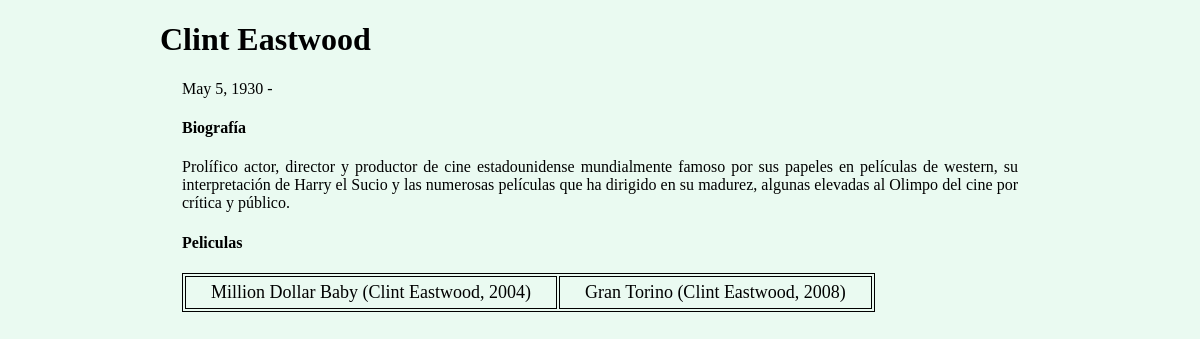
The page /1 on the database its author committed.
### filmografia/models.py (models this page shows)
class Director(models.Model):
    nombre = models.CharField(max_length=60, help_text='Nombre y apellidos del director')
    pais = models.CharField(max_length=30, help_text='País de origen')
    fecha_nacimiento = models.DateField()
    fecha_fallecimiento = models.DateField(null=True, blank=True)
    biografia = models.TextField()
    def __str__(self):
        return self.nombre

class Pelicula(models.Model):
    titulo = models.CharField(max_length=60)
    director = models.ForeignKey('Director', on_delete=models.CASCADE)
    pais = models.CharField(max_length=30, help_text='País de producción')
    resumen = models.TextField(max_length='255', help_text='Sinopsis de la película')
    duracion = models.PositiveIntegerField(help_text='Duración de la película en minutos')
    agno = models.PositiveIntegerField()
    GENERO = (
        ('ACC', 'Acción'),
        ('ANI', 'Animación'),
        ('BIO', 'Biografía'),
        ('BEL', 'Bélico'),
        ('CFI', 'Ciencia Ficción'),
        ('COM', 'Comedia'),
        ('DES', 'Desastres'),
        ('DIS', 'Distopía'),
        ('DOC', 'Documental'),
        ('DRA', 'Drama'),
        ('ESP', 'Espías'),
        ('FAN', 'Fantasía'),
        ('HIS', 'Historia'),
        ('LEG', 'Legal'),
        ('MAF', 'Mafia'),
        ('MUS', 'Musical'),
        ('TER', 'Terror'),
        ('MIS', 'Misterio'),
        ('PEN', 'Penitenciario'),
        ('POL', 'Policíaco'),
        ('ROM', 'Romántico'),
        ('SUS', 'Suspense'),
        ('WES', 'Western'),
    )
    genero = models.CharField(
        max_length=3,
        choices=GENERO,
        blank=True,
        help_text='Género/s cinematográficos'
    )
    def __str__(self):
        return f'{self.titulo} ({self.director}, {self.agno})'

### filmografia/views.py (the view)
# urls.py: path('<pk>', views.DirectorView.as_view(), name='detalle_director'),
class DirectorView(generic.DetailView):
    template_name = 'cine/director.html'
    model = Director

### filmografia/templates/cine/director.html (shortened to what this page needs)
{% extends "cine/base.html" %}
{% block header-title %}{{ director }}{% endblock %}
{% block content %}
<p>{{ director.fecha_nacimiento}} - {{director.fecha_fallecimiento | default_if_none:""}}</p>
<h4>Biografía</h4>
<p>{{ director.biografia | linebreaks }}</p>
<h4>Peliculas</h4>
<table>
    <tr>
    {% for pelicula in director.pelicula_set.all %}
        <td onclick="window.location.href='/pelicula/{{pelicula.id}}'">
            <span class="nombre_pelicula">{{ pelicula }}</span>
        </td>
    {% empty %}
        <td>No hay peliculas aún</td>
    {% endfor %}
    </tr>
</table>
{% endblock %}

### filmografia/templates/cine/base.html (shortened to what this page needs)
<!DOCTYPE html>
<html>
<head>
    {% load static %}
    <link rel="stylesheet" type="text/css" href="{% static 'cine/style.css' %}">
</head>
<body>
    <header>
        <h1>{% block header-title %}Directores{% endblock %}</h1>
    </header>
    <main>{% block content %}{% endblock %}</main>
</body>
</html>

### filmografia/static/cine/style.css (style rules this page uses)
body { background-color: #EAFAF1; max-width: 880px; margin: auto; }
table, td { text-align: center; border: 1px solid; font-size: 18px; }
td { padding: 5px 25px; cursor: pointer; }
tr { cursor: pointer; }
main { width: 95%; text-align: justify; margin: auto; }

### rows shown on the page
Director: nombre "Clint Eastwood", fecha_nacimiento "May 5, 1930", biografia "Prolífico actor, director y productor de cine estadounidense mundialmente famoso por sus papeles en películas de western, su interpretación de Harry el Sucio y las numerosas películas que ha dirigido en su madurez, algunas elevadas al Olimpo del cine por crítica y público."
Pelicula: titulo+director+agno "Million Dollar Baby (Clint Eastwood, 2004)"
Pelicula: titulo+director+agno "Gran Torino (Clint Eastwood, 2008)"
